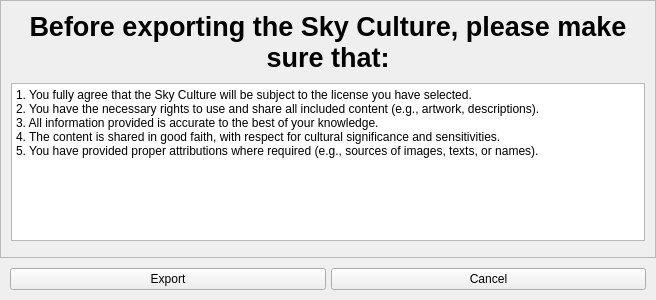
<?xml version="1.0" encoding="UTF-8"?>
<ui version="4.0">
 <class>scmSkyCultureExportDialog</class>
 <widget class="QWidget" name="scmSkyCultureExportDialog">
  <property name="geometry">
   <rect>
    <x>0</x>
    <y>0</y>
    <width>656</width>
    <height>300</height>
   </rect>
  </property>
  <property name="sizePolicy">
   <sizepolicy hsizetype="Preferred" vsizetype="Preferred">
    <horstretch>0</horstretch>
    <verstretch>0</verstretch>
   </sizepolicy>
  </property>
  <property name="minimumSize">
   <size>
    <width>400</width>
    <height>250</height>
   </size>
  </property>
  <property name="maximumSize">
   <size>
    <width>1000000</width>
    <height>999999</height>
   </size>
  </property>
  <property name="styleSheet">
   <string notr="true"/>
  </property>
  <layout class="QVBoxLayout" name="verticalLayout">
   <property name="spacing">
    <number>0</number>
   </property>
   <property name="leftMargin">
    <number>0</number>
   </property>
   <property name="topMargin">
    <number>0</number>
   </property>
   <property name="rightMargin">
    <number>0</number>
   </property>
   <property name="bottomMargin">
    <number>0</number>
   </property>
   <item>
    <widget class="TitleBar" name="titleBar">
     <property name="title" stdset="0">
      <string>SCM: Export</string>
     </property>
    </widget>
   </item>
   <item alignment="Qt::AlignTop">
    <widget class="QFrame" name="Content">
     <property name="sizePolicy">
      <sizepolicy hsizetype="Expanding" vsizetype="Expanding">
       <horstretch>0</horstretch>
       <verstretch>0</verstretch>
      </sizepolicy>
     </property>
     <property name="frameShape">
      <enum>QFrame::StyledPanel</enum>
     </property>
     <layout class="QVBoxLayout" name="contentLayout">
      <property name="spacing">
       <number>10</number>
      </property>
      <property name="leftMargin">
       <number>10</number>
      </property>
      <property name="topMargin">
       <number>10</number>
      </property>
      <property name="rightMargin">
       <number>10</number>
      </property>
      <property name="bottomMargin">
       <number>10</number>
      </property>
      <item>
       <widget class="QLabel" name="titleLbl">
        <property name="font">
         <font>
          <pointsize>20</pointsize>
          <weight>75</weight>
          <bold>true</bold>
         </font>
        </property>
        <property name="text">
         <string>Before exporting the Sky Culture, please make sure that:</string>
        </property>
        <property name="alignment">
         <set>Qt::AlignCenter</set>
        </property>
        <property name="wordWrap">
         <bool>true</bool>
        </property>
        <property name="margin">
         <number>0</number>
        </property>
       </widget>
      </item>
      <item>
       <widget class="QPlainTextEdit" name="plainTextEdit">
        <property name="sizePolicy">
         <sizepolicy hsizetype="Preferred" vsizetype="Preferred">
          <horstretch>0</horstretch>
          <verstretch>0</verstretch>
         </sizepolicy>
        </property>
        <property name="readOnly">
         <bool>true</bool>
        </property>
        <property name="plainText">
         <string>1. You fully agree that the Sky Culture will be subject to the license you have selected.
2. You have the necessary rights to use and share all included content (e.g., artwork, descriptions).
3. All information provided is accurate to the best of your knowledge.
4. The content is shared in good faith, with respect for cultural significance and sensitivities.
5. You have provided proper attributions where required (e.g., sources of images, texts, or names).</string>
        </property>
       </widget>
      </item>
      <item>
       <spacer name="verticalSpacer">
        <property name="orientation">
         <enum>Qt::Vertical</enum>
        </property>
        <property name="sizeHint" stdset="0">
         <size>
          <width>20</width>
          <height>40</height>
         </size>
        </property>
       </spacer>
      </item>
     </layout>
    </widget>
   </item>
   <item>
    <layout class="QHBoxLayout" name="btnLayout">
     <property name="spacing">
      <number>5</number>
     </property>
     <property name="leftMargin">
      <number>10</number>
     </property>
     <property name="topMargin">
      <number>10</number>
     </property>
     <property name="rightMargin">
      <number>10</number>
     </property>
     <property name="bottomMargin">
      <number>10</number>
     </property>
     <item>
      <widget class="QPushButton" name="exportBtn">
       <property name="text">
        <string>Export</string>
       </property>
      </widget>
     </item>
     <item>
      <widget class="QPushButton" name="cancelBtn">
       <property name="text">
        <string>Cancel</string>
       </property>
      </widget>
     </item>
    </layout>
   </item>
  </layout>
 </widget>
 <customwidgets>
  <customwidget>
   <class>TitleBar</class>
   <extends>QFrame</extends>
   <header location="global">Dialog.hpp</header>
   <container>1</container>
  </customwidget>
 </customwidgets>
 <resources>
  <include location="../../resources/SkyCultureMaker.qrc"/>
 </resources>
 <connections/>
</ui>
